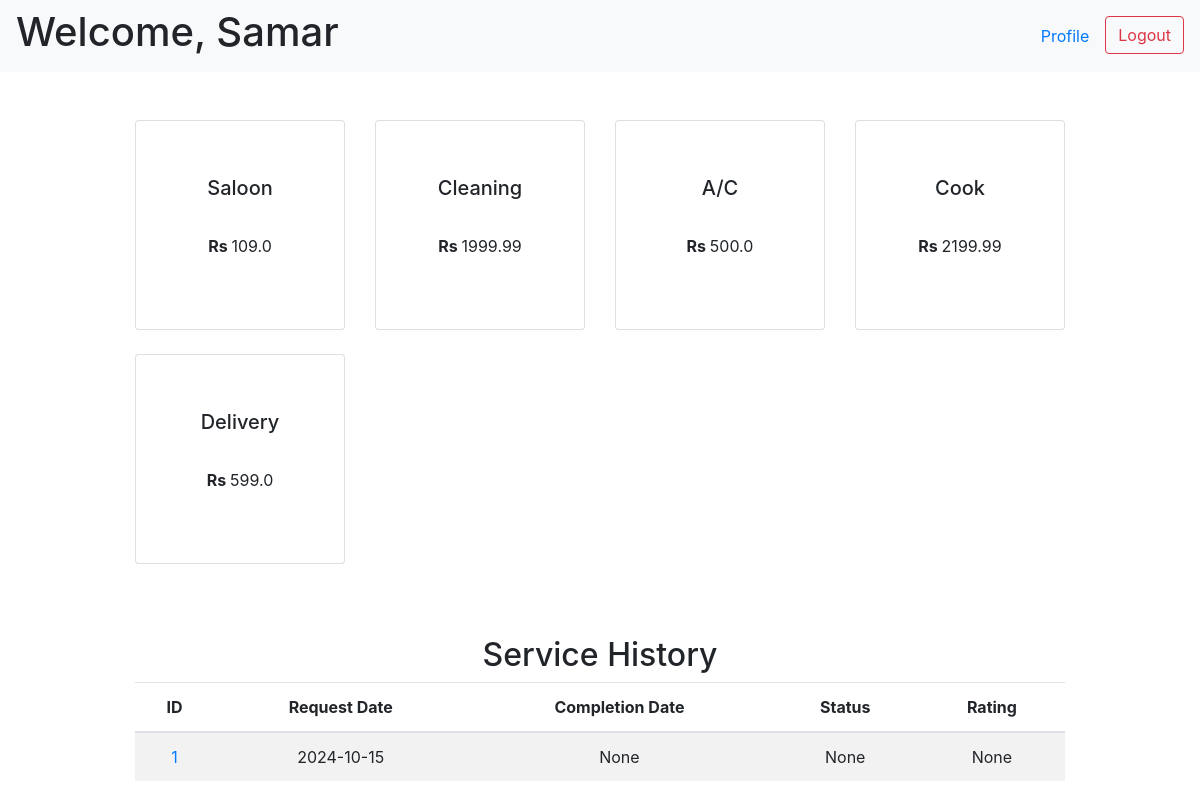
Before: /customer (signed in) with the older database file.
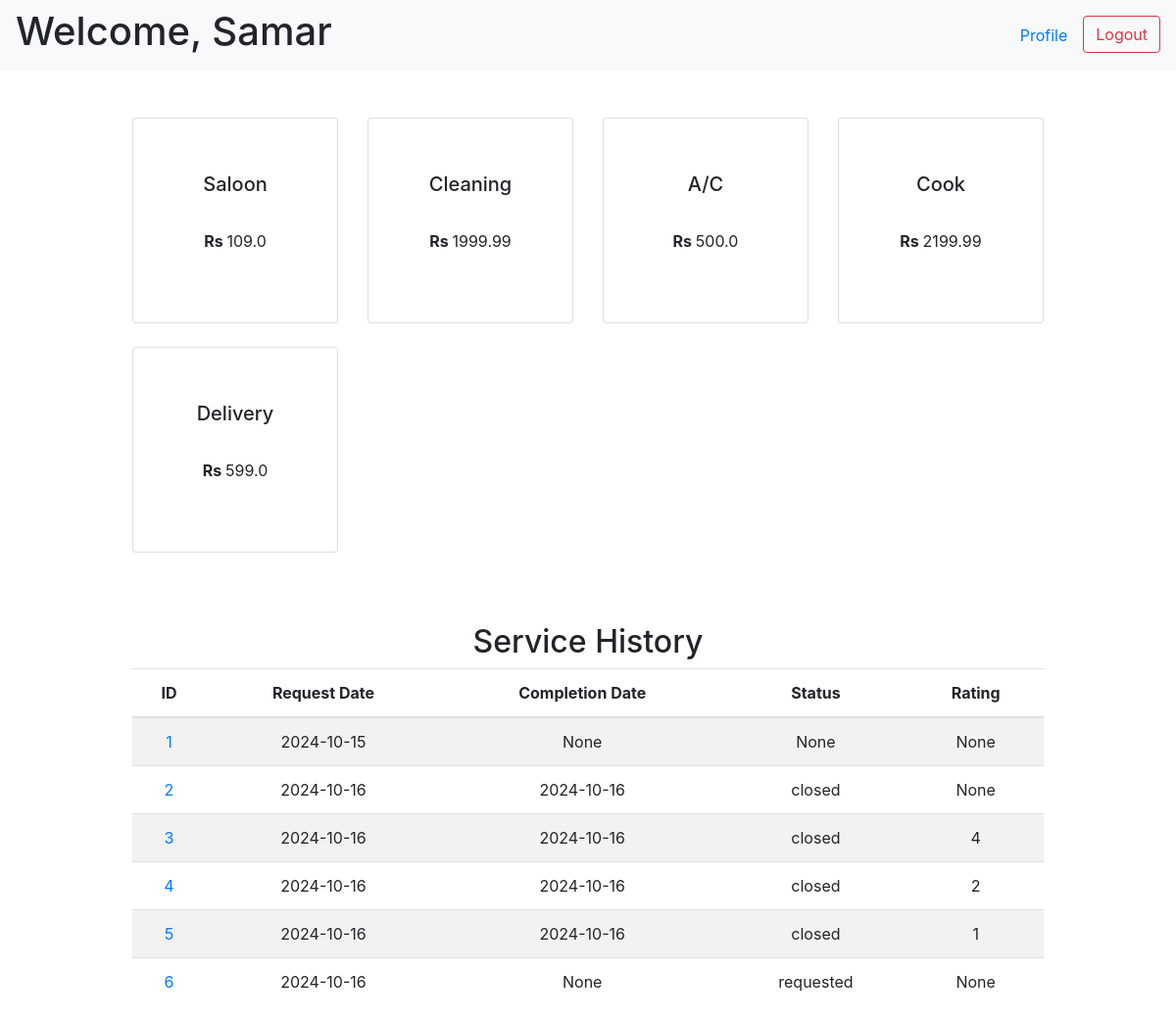
After: the same page with the newer database file.
### tables this page shows
CREATE TABLE "customers" (
    "id" INTEGER,
    "fname" TEXT NOT NULL,
    "lname" TEXT,
    "address" TEXT,
    "pincode" INTEGER,
    "contact_number" TEXT NOT NULL UNIQUE,
    "email" TEXT NOT NULL UNIQUE,
    "password" TEXT NOT NULL,
    "status" TEXT CHECK("status" in ('active', 'block')) DEFAULT 'active',
    PRIMARY KEY("id")
);

CREATE TABLE "services" (
    "id" INTEGER,
    "name" TEXT NOT NULL UNIQUE,
    "description" TEXT NOT NULL,
    "price" REAL NOT NULL,
    PRIMARY KEY("id")
);

CREATE TABLE "service_requests" (
    "id" INTEGER,
    "service_id" INTEGER NOT NULL,
    "customer_id" INTEGER NOT NULL,
    "professional_id" INTEGER NOT NULL,
    "date_of_request" DATETIME DEFAULT CURRENT_TIMESTAMP,
    "date_of_completion" DATETIME,
    "status" TEXT DEFAULT 'requested' CHECK("status" in ('requested', 'accepted', 'closed')),
    "rating" INTEGER,
    "remarks" TEXT,
    PRIMARY KEY("id"),
    FOREIGN KEY("service_id") REFERENCES "services"("id") ON DELETE CASCADE,
    FOREIGN KEY("customer_id") REFERENCES "customers"("id") ON DELETE CASCADE,
    FOREIGN KEY("professional_id") REFERENCES "professionals"("id") ON DELETE CASCADE
);

### app.py (the view)
@app.route("/customer", methods=["GET", "POST"])
def customer_homepage():
    if request.method == "POST":
        customer = helper.fetch_customer(email=session["username"], password=session["password"])
        services = helper.fetch_services()
        packages = helper.available_packages(request.form.get("service_id"))
        service_requests = helper.fetch_service_req(customer_id=session['username'])
        return render_template("customer.html", customer=customer, services=services,
                                requests=service_requests, packages=packages)
        ...
    else:
        if "username" in session and "password" in session:
            customer = helper.fetch_customer(email=session["username"],
                                            password=session["password"])
        else:
            customer = None
        if customer:
            services = helper.fetch_services()
            service_requests = helper.fetch_service_req(customer_id=session['username'])
            return render_template("customer.html", customer=customer, services=services,
                                   requests=service_requests, packages=None)
        else:
            return redirect(url_for("login"))

### app.py (called while the page is built)
@app.after_request
def add_header(response):
    response.headers['Cache-Control'] = 'no-store, no-cache, must-revalidate, post-check=0, pre-check=0, max-age=0'
    response.headers['Pragma'] = 'no-cache'
    response.headers['Expires'] = '-1'
    return response

### helper.py (called while the page is built)
def get_db():
    connection = sqlite3.connect("database.db")
    connection.execute("PRAGMA foreign_keys = ON")
    connection.row_factory = sqlite3.Row
    return connection

def fetch_customer(email, password):
    with get_db() as connection:
        db = connection.cursor()
        return db.execute("SELECT * FROM customers WHERE email = ? AND password = ?",
                (email, password)).fetchone()

def fetch_services():
    with get_db() as connection:
        db = connection.cursor()
        return db.execute("SELECT * FROM services").fetchall()

def fetch_service_req(customer_id):
    with get_db() as connection:
        db = connection.cursor()
        return db.execute('''SELECT id, service_id, customer_id, professional_id,
                          DATE(datetime(date_of_request), 'localtime') as request_date, TIME(datetime(date_of_request), 'localtime') as request_time,
                          DATE(datetime(date_of_completion), 'localtime') as completion_date, TIME(datetime(date_of_completion), 'localtime') as completion_time,
                          status, rating, remarks FROM service_requests WHERE customer_id = (SELECT id FROM customers WHERE email = ?)''', (customer_id,)).fetchall()

### templates/customer.html (shortened to what this page needs)
<!DOCTYPE html>
<html lang="en">
<head>
    <link rel="stylesheet" href="https://cdn.jsdelivr.net/npm/bootstrap@4.0.0/dist/css/bootstrap.min.css">
</head>
<body>
    <nav class="navbar navbar-expand-lg navbar-light bg-light">
        <h1>Welcome, {{ customer["fname"] }}</h1>
        <ul class="nav ml-auto">
            <li class="nav-item">
                <a class="nav-link" href="" data-toggle="modal"
                    data-target="#customerModal{{ customer['id'] }}">Profile</a>
            </li>
            <li>
                <form action="/logout" class="d-inline">
                    <button type="submit" class="btn btn-outline-danger">Logout</button>
                </form>
            </li>
        </ul>
    </nav>
    <div class="container mt-5">
        <div class="row">
            {% for service in services %}
            <div class="col-md-3 mb-4">
                <form method="POST" action="/customer">
                    <button type="submit" class="card-link" style="border:none; background:none; padding:0;">
                        <div class="card square-card">
                            <div class="card-body">
                                <h5 class="card-title">{{ service['name'] }}</h5>
                                <p><strong>Rs </strong>{{ service['price'] }}</p>
                            </div>
                        </div>
                    </button>
                </form>
            </div>
            {% endfor %}
        </div>
    </div>
    <div class="container mt-5 text-center">
        <h2>Service History</h2>
        <div class="table-responsive">
            <table class="table table-striped">
                <thead>
                    <tr>
                        <th>ID</th>
                        <th>Request Date</th>
                        <th>Completion Date</th>
                        <th>Status</th>
                        <th>Rating</th>
                    </tr>
                </thead>
                <tbody>
                    {% for request in requests %}
                    <tr>
                        <td>
                            <a href="" data-toggle="modal"
                                data-target="#requestInfoModal{{ request['id'] }}">
                                {{ request['id'] }}</a>
                        </td>
                        <td>{{ request['request_date'] }}</td>
                        <td>{{ request['completion_date'] }}</td>
                        <td>
                            {% if request['status'] == 'accepted' %}
                            <button type="button" class="btn btn-primary btn-sm" data-toggle="modal" data-target="#closeServiceModal{{ request['id'] }}">
                                Close it?
                            </button>
                            {% include 'close_service_modal.html' %}
                            {% else %}
                                {{ request['status'] }}
                            {% endif %}
                        </td>
                        <td>{{ request['rating'] }}</td>
                    </tr>
                    {% endfor %}
                </tbody>
            </table>
        </div>
    </div>
</body>
</html>

### templates/customer.html (style rules this page uses)
.card { height: 100%; }
.card-body { display: flex; flex-direction: column; justify-content: space-evenly; text-align: center; }
.card-title { margin-bottom: 0; }
.square-card { height: 210px; }
.card-link { text-decoration: none; color: inherit; width: 210px; }
.container { max-width: 80%; }

Changed rows visible on the page:
added service_requests: id "2", request_date "2024-10-16", completion_date "2024-10-16", status "closed", rating "None"
added service_requests: id "3", request_date "2024-10-16", completion_date "2024-10-16", status "closed", rating "4"
added service_requests: id "4", request_date "2024-10-16", completion_date "2024-10-16", status "closed", rating "2"
added service_requests: id "5", request_date "2024-10-16", completion_date "2024-10-16", status "closed", rating "1"
added service_requests: id "6", request_date "2024-10-16", completion_date "None", status "requested", rating "None"
